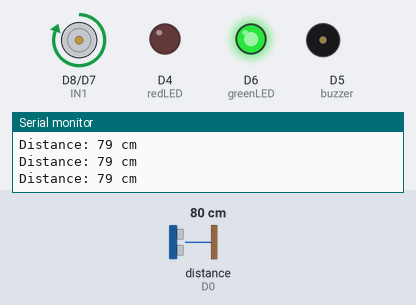
Recording of a program running on a simulated ESP8266 (NodeMCU). Parts: motor-driver pin pairs drawn as motors (green arrow = first pin HIGH = forward, orange = second pin HIGH = backward, longer = more drive, scaled by the enable pin), output pins drawn as LEDs (lit = HIGH), buzzer (waves = sounding), the last lines printed to the serial monitor. Wiring (inferred from the names in the program): ultrasonic range finder: trigger D1; echo D0. The inputs (shaded band) are chosen by the test bench; at power-on: distance to the obstacle (sensor on D0) 80 cm. The echo pulse lasts 58.3 µs per cm; pins used as bus, display or sensor lines are not drawn.

Above: at 4.7 s.
4.8 s: distance to the obstacle (sensor on D0) set to 10 cm
6.3 s: distance to the obstacle (sensor on D0) set to 7 cm
At 7.1 s:
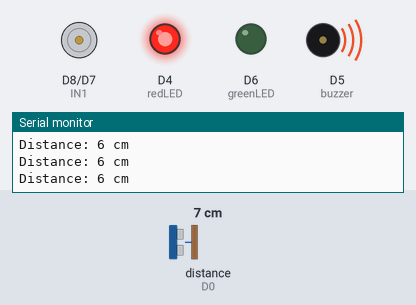
At 8.1 s:
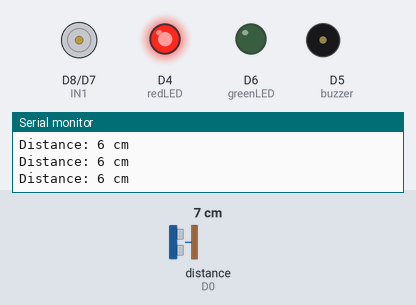
Timing chart, 0 to 9.6 s (numbered marks = the images above; inputs shaded):
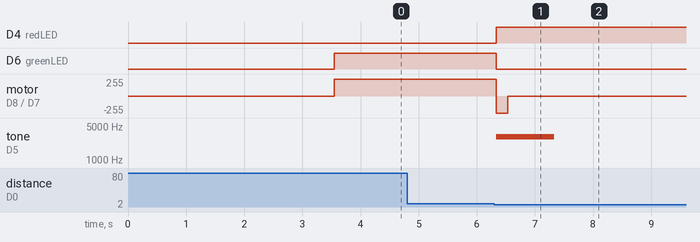

The program:

main.cpp
```cpp
// (licence header left out)
#include <Arduino.h>

#define triger D1
#define echo D0
#define buzzer D5
#define ENA D2
#define IN1 D8
#define IN2 D7

#define redLED D4
#define greenLED D6

int isStopped = 0;

void ledSelect(int led) {
    if (led == 0) {
        digitalWrite(redLED, 1);
        digitalWrite(greenLED, 0);
    } else if (led == 1) {
        digitalWrite(redLED, 0);
        digitalWrite(greenLED, 1);
    }
}

int getDistance() {
    int distance;
    long duration;

    digitalWrite(triger, 0);
    delayMicroseconds(2);
    digitalWrite(triger, 1);
    delayMicroseconds(10);
    digitalWrite(triger, 0);

    duration = pulseIn(echo, HIGH);
    distance = duration * 0.034 / 2;
    return distance;
}

int getDistanceAvg() {
    int totalDist = 0;

    for (int i = 0; i < 10; i++) {
        int dist = getDistance();
        totalDist += dist;

        delayMicroseconds(100);
    }

    return (int)(totalDist / 10);
}

void Buzzer() {
    tone(buzzer, 3000, 1000);
}

void backCar() {
    digitalWrite(IN1, 0);
    digitalWrite(IN2, 1);
    analogWrite(ENA, 300);

    // delay(200);

    // isStopped = 1;
}

void runCar(int value) {
    digitalWrite(IN1, 1);
    digitalWrite(IN2, 0);
    if (value == 1) {
        analogWrite(ENA, 360);
        isStopped = 0;
    } else if (value == 0) {
        if (isStopped == 0) {
            backCar();
            Buzzer();
        }
        delay(200);

        isStopped = 1;

        analogWrite(ENA, 0);
    }
}

void setup() {
    Serial.begin(115200);

    pinMode(triger, OUTPUT);
    pinMode(echo, INPUT);
    pinMode(buzzer, OUTPUT);
    pinMode(ENA, OUTPUT);
    pinMode(IN1, OUTPUT);
    pinMode(IN2, OUTPUT);

    pinMode(redLED, OUTPUT);
    pinMode(greenLED, OUTPUT);

    delay(3500);      // for starting the car
}

void loop() {
    int dist = getDistanceAvg();
    Serial.print("Distance: ");
    Serial.print(dist);
    Serial.println(" cm");

    if (dist >= 8 && dist <= 100) {
        ledSelect(1);
        runCar(1);
    } else {
        ledSelect(0);
        runCar(0);
        // Buzzer();
    }

    delay(100);
}
```

Measured:
- the behaviour switches between 9 and 8 cm on distance to the obstacle (sensor on D0) (found by bisection; images 0 and 1)
- after the input at 6.3 s, D4 (redLED): LOW → HIGH at once; D6 (greenLED): HIGH → LOW at once; motor on D8 (IN1) / D7 (IN2): forward 255/255 → backward 255/255 at once, → stopped 0.20 s later; tone on D5 (buzzer): silent → 3000 Hz at once, → silent 1.0 s later
